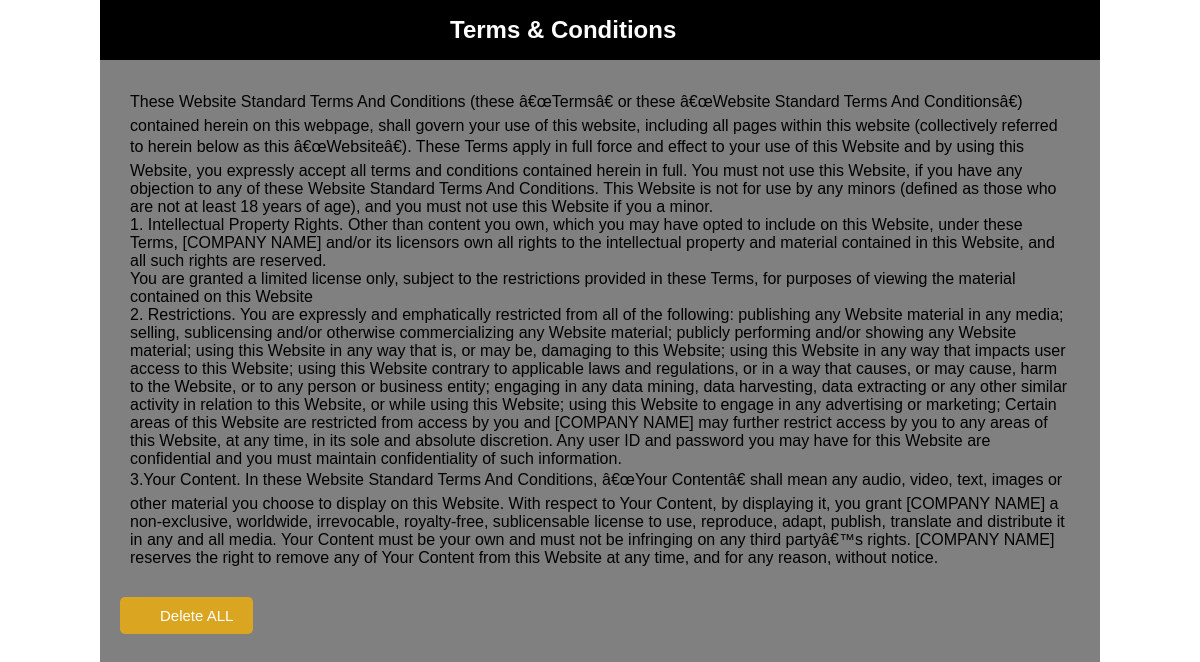
/admin-entrance/useradmin/show-conditions.php, run on the app's committed database.
### tables this page shows
CREATE TABLE `terms` (
  `id` int(100) NOT NULL,
  `terms_text` varchar(10000) NOT NULL
);

### admin-entrance/useradmin/show-conditions.php (the view, shortened to what this page needs)
<!DOCTYPE html>
<html lang="en">
<head>
    <link rel="stylesheet" href="terms_style.css">
</head>
<body>
    <div id="container">
		<div id="header">
			<header>
				<h2>Terms & Conditions<h2>
			</header>
			<div id="terms">
				<?php
					$db = mysqli_connect("localhost","root","","crud");
					$sql = "SELECT * FROM terms";
					$query_run = mysqli_query($db,$sql);
					$query_check = mysqli_num_rows($query_run);
					if($query_check > 0 )
					{
						while($row = mysqli_fetch_assoc($query_run))
						{
							$terms_text = $row['terms_text'];
							echo "<div class='tnc'><p class='display'>$terms_text</p></div>";
						}
					}
					else
					{
						echo '<script type = "text/javascript"> alert("No terms and conditions present in database") </script>';
					}
				?>
			</div>
		</div>
        <?php $results = mysqli_query($db, "SELECT * FROM terms order by id desc"); ?>
        <?php $row = mysqli_fetch_array($results) ?>
        <div style="width: 100%; height: 100px;">
            <button class="button"><a href="server.php?delete_terms=<?php echo $row['id']; ?>" class="del_btn">Delete ALL</a></button>
        </div>
    </div>
</body>
</html>

### admin-entrance/useradmin/terms_style.css (style rules this page uses)
body,html { font-family: Arial, Helvetica, sans-serif; height: 100%; }
* { box-sizing: border-box; padding : 0px; margin: 0px; }
.button,a { padding: 10px; margin-left: 20px; font-size: 15px; color: white; background: goldenrod; border: none; border-radius: 5px; text-decoration: none; }
#container { width : 1000px; height: 1000px; background-color: gray; margin-left : auto; margin-right: auto; margin-top : 0px; }
#header header { width : 100%; height: 60px; color : #fff; background-color: #000000; }
#header header h2 { line-height: 60px; padding-left: 350px; }
#terms { width: 100%; height: auto; padding: 30px; }

### data on the page
terms: terms_text "These Website Standard Terms And Conditions (these â€œTermsâ€ or these â€œWebsite Standard Terms And Conditionsâ€) contained herein on this webpage, shall govern your use of this website, including all pages within this website (collectively referred to herein below as this â€œWebsiteâ€). These Terms apply in full force and effect to your use of this Website and by using this Website, you expressly accept all terms and conditions contained herein in full. You must not use this Website, if you have any objection to any of these Website Standard Terms And Conditions. This Website is not for use by any minors (defined as those who are not at least 18 years of age), and you must not use this…"
terms: terms_text "1. Intellectual Property Rights. Other than content you own, which you may have opted to include on this Website, under these Terms, [COMPANY NAME] and/or its licensors own all rights to the intellectual property and material contained in this Website, and all such rights are reserved."
terms: terms_text "You are granted a limited license only, subject to the restrictions provided in these Terms, for purposes of viewing the material contained on this Website"
terms: terms_text "2. Restrictions. You are expressly and emphatically restricted from all of the following: publishing any Website material in any media; selling, sublicensing and/or otherwise commercializing any Website material; publicly performing and/or showing any Website material; using this Website in any way that is, or may be, damaging to this Website; using this Website in any way that impacts user access to this Website; using this Website contrary to applicable laws and regulations, or in a way that causes, or may cause, harm to the Website, or to any person or business entity; engaging in any data mining, data harvesting, data extracting or any other similar activity in relation to this Website,…"
terms: terms_text "3.Your Content. In these Website Standard Terms And Conditions, â€œYour Contentâ€ shall mean any audio, video, text, images or other material you choose to display on this Website. With respect to Your Content, by displaying it, you grant [COMPANY NAME] a non-exclusive, worldwide, irrevocable, royalty-free, sublicensable license to use, reproduce, adapt, publish, translate and distribute it in any and all media. Your Content must be your own and must not be infringing on any third partyâ€™s rights. [COMPANY NAME] reserves the right to remove any of Your Content from this Website at any time, and for any reason, without notice."
